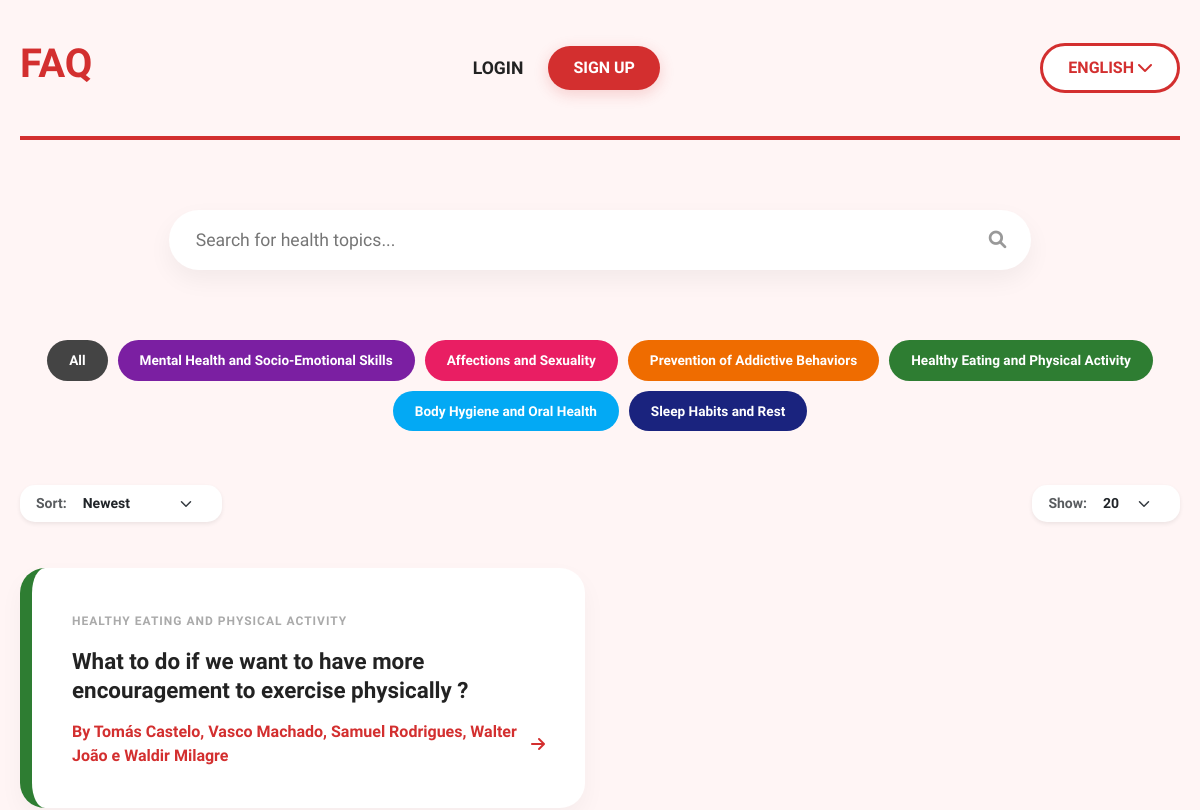
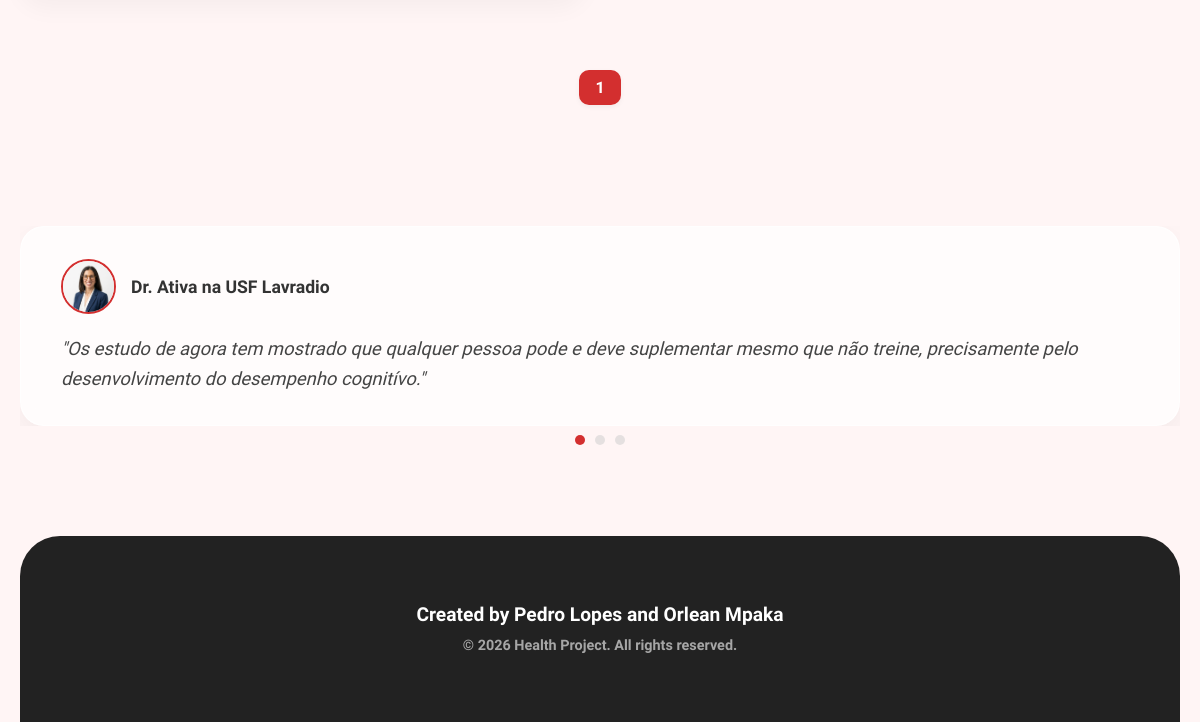
/?category=4&per_page=20, run on an earlier commit of the app's database (2 pictures, top to bottom).
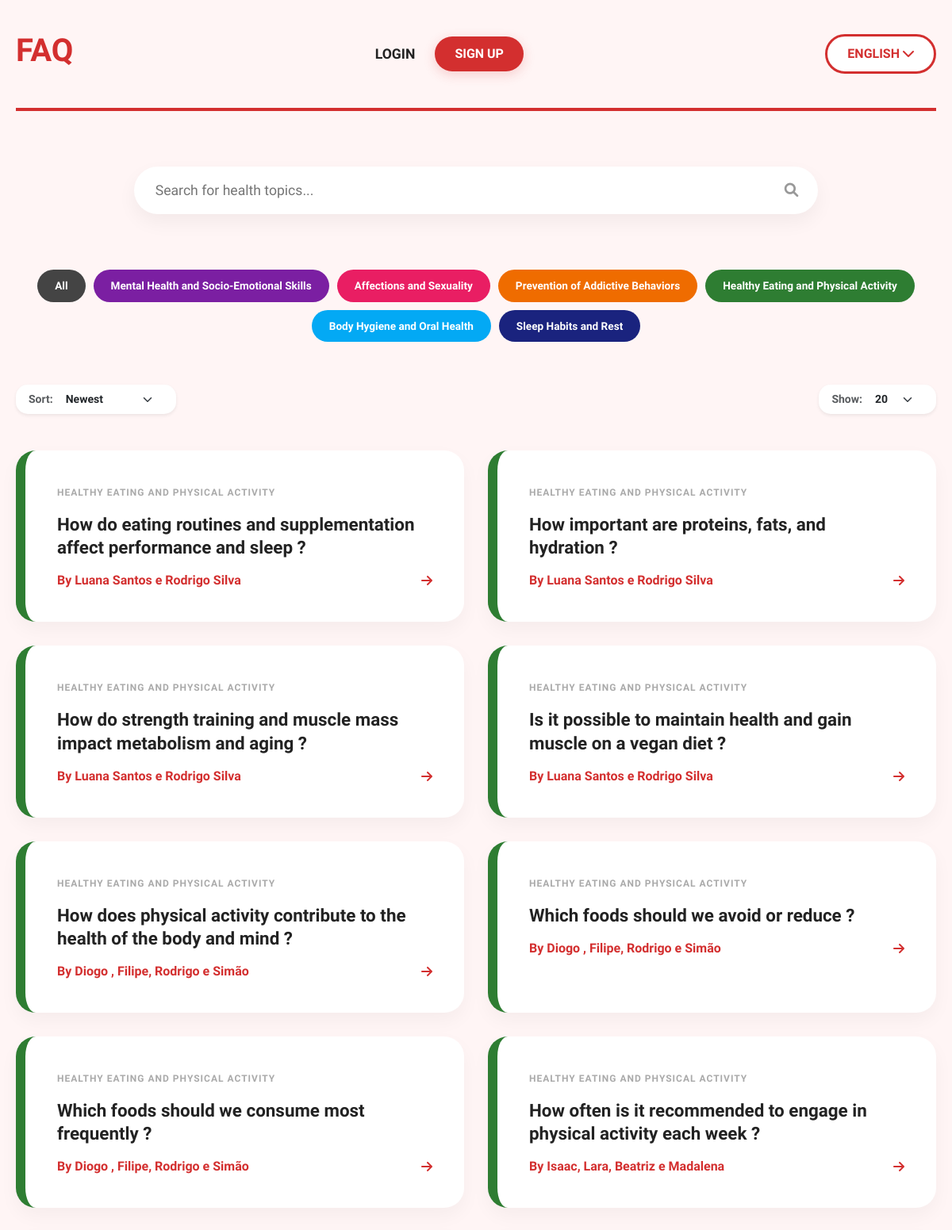
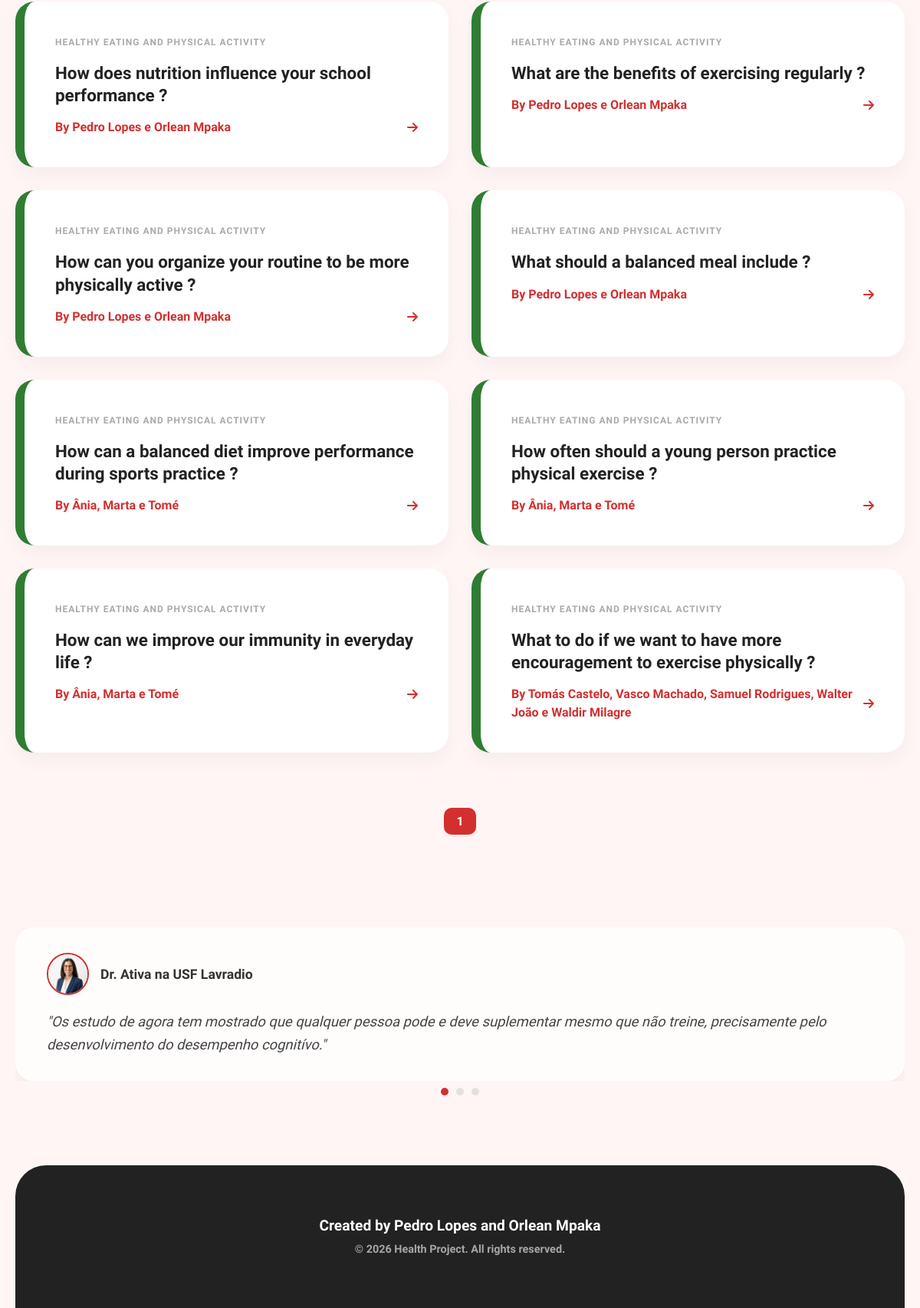
And on a later commit of the database (2 pictures, top to bottom).
### tables this page shows
CREATE TABLE questions (
        id_question INTEGER PRIMARY KEY AUTOINCREMENT,
        id_group INTEGER,
        id_category INTEGER,
        question TEXT,
        answer TEXT,
        pergunta TEXT,
        resposta TEXT,
        votes INTEGER DEFAULT 0,
        FOREIGN KEY (id_category) REFERENCES categories(id_category),
        FOREIGN KEY (id_group) REFERENCES groups(id_group));

CREATE TABLE categories (
        id_category INTEGER PRIMARY KEY AUTOINCREMENT,
        name TEXT NOT NULL UNIQUE,
        nome TEXT NOT NULL UNIQUE);

CREATE TABLE groups (
        id_group INTEGER PRIMARY KEY AUTOINCREMENT,
        name TEXT NOT NULL,
        grade TEXT DEFAULT NULL);

### app.py (the view)
@app.route('/', methods=['GET'])
def home():
    category_id = request.args.get('category', type=int)
    current_page = request.args.get('page', 1, type=int)
    per_page = request.args.get('per_page', 20, type=int)
    sort_by = request.args.get('sort', 'newest')
    search_query = request.args.get('q', default='')
    total_questions = get_count_questions_en(category_id=category_id, search_query=search_query)
    total_pages = math.ceil(total_questions / per_page)
    questions = get_questions_en(per_page=per_page, current_page=current_page,
                                    category_id=category_id, sort_by=sort_by, search_query=search_query)
    if current_user.is_authenticated:
        user_id = current_user.id
        role_data = get_role_current_user(user_id)
        role = role_data[0] if role_data else 2
    else:
        role = 2
    return render_template('home.html',questions=questions,
                            total_pages=total_pages,
                            current_page=current_page,
                            selected_category=category_id,
                            per_page=per_page,
                            sort_by=sort_by,
                            search_query=search_query,
                            role=role)

### dbqueries.py (called while the page is built)
def get_count_questions_en(category_id=None, search_query=None):
    with sqlite3.connect(DBFILE) as conn:
        cursor = conn.cursor()
        sql = 'SELECT COUNT(*) FROM questions WHERE 1=1'
        params = []
        if category_id:
            sql += ' AND id_category = ?'
            params.append(category_id)
        if search_query:
            sql += ' AND question LIKE ?'
            params.append(f"%{search_query}%")
        cursor.execute(sql, tuple(params))
        return cursor.fetchone()[0]

### templates/home.html (shortened to what this page needs)
<!DOCTYPE html>
<html lang="en">
<head>
    <link href="https://cdn.jsdelivr.net/npm/bootstrap@5.3.3/dist/css/bootstrap.min.css" rel="stylesheet">
    <link rel="stylesheet" href="https://cdnjs.cloudflare.com/ajax/libs/font-awesome/6.0.0/css/all.min.css">
    <link rel="stylesheet" href="static/css/style-home.css">
</head>
<body>
    <div id="main-content-wrapper">
        <main class="container-layout">
            <nav class="nav-bar">
                <a href="{{ url_for('home') }}" class="logo-link">
                    <h2 class="logo">FAQ</h2>
                </a>
                {% if not current_user.is_authenticated %}
                <div class="auth-buttons">
                    <a href="{{ url_for('login_page') }}" class="login-text">LOGIN</a>
                    <a href="{{ url_for('register') }}" class="signup-btn">SIGN UP</a>
                </div>
                {% endif %}
                <div class="lang-selector">
                    <span>ENGLISH</span> <i class="fa-solid fa-chevron-down"></i>
                </div>
            </nav>
            <section class="search-section">
                <form method="GET" action="/" id="search-form" class="w-100">
                    <div class="search-wrapper" style="position: relative;">
                        <input type="text" name="q" id="search-input" placeholder="Search for health topics..."
                            class="search-input" value="{{ search_query }}" autocomplete="off">
                    </div>
                </form>
            </section>
            <section class="category-area mb-4">
                <a href="{{ url_for('home', per_page=per_page) }}"
                class="btn-cat btn-all {% if not selected_category %}active{% endif %}">
                All
                </a>
                <a href="{{ url_for('home', category=1, per_page=per_page) }}"
                class="btn-cat btn-mental {% if selected_category == 1 %}active{% endif %}">
                Mental Health and Socio-Emotional Skills
                </a>
                <a href="{{ url_for('home', category=2, per_page=per_page) }}"
                class="btn-cat btn-sexuality {% if selected_category == 2 %}active{% endif %}">
                Affections and Sexuality
                </a>
                <a href="{{ url_for('home', category=3, per_page=per_page) }}"
                class="btn-cat btn-addictive {% if selected_category == 3 %}active{% endif %}">
                Prevention of Addictive Behaviors
                </a>
                <a href="{{ url_for('home', category=4, per_page=per_page) }}"
                class="btn-cat btn-nutrition {% if selected_category == 4 %}active{% endif %}">
                Healthy Eating and Physical Activity
                </a>
                <a href="{{ url_for('home', category=5, per_page=per_page) }}"
                class="btn-cat btn-hygiene {% if selected_category == 5 %}active{% endif %}">
                Body Hygiene and Oral Health
                </a>
                <a href="{{ url_for('home', category=6, per_page=per_page) }}"
                class="btn-cat btn-sleep {% if selected_category == 6 %}active{% endif %}">
                Sleep Habits and Rest
                </a>
            </section>
            <div class="d-flex justify-content-between align-items-center mb-3" style="grid-column: 1 / 9;">
                <form method="GET" action="/" class="d-flex align-items-center bg-white px-3 py-1 shadow-sm" style="border-radius: 15px;">
                    <label for="sort" class="me-2 small fw-bold text-muted">Sort:</label>
                    <select name="sort" id="sort" onchange="this.form.submit()" class="form-select form-select-sm border-0" style="width: auto; cursor: pointer; font-weight: 700;">
                        <option value="newest" {% if sort_by == 'newest' %}selected{% endif %}>Newest</option>
                    </select>
                </form>
                <form method="GET" action="/" class="d-flex align-items-center bg-white px-3 py-1 shadow-sm" style="border-radius: 15px;">
                    <label for="per_page" class="me-2 small fw-bold text-muted">Show:</label>
                    <select name="per_page" id="per_page" onchange="this.form.submit()" class="form-select form-select-sm border-0" style="width: auto; cursor: pointer; font-weight: 700;">
                        <option value="20" {% if per_page == 20 %}selected{% endif %}>20</option>
                    </select>
                </form>
            </div>
            <section class="faq-section">
            {% include 'partials/faq_cards.html' %}
            </section>
            <nav class="pagination-wrapper mt-5" style="grid-column: 1 / 9;">
                <ul class="pagination-list d-flex justify-content-center list-unstyled gap-2">
                    {% set start = [current_page - 2, 1]|max %}
                    {% set end = [start + 4, total_pages]|min %}
                    {% set start = [end - 4, 1]|max %}
                    {% for p in range(start, end + 1) %}
                        {% if p > 0 %}
                        <li>
                            <a href="{{ url_for('home', page=p, category=selected_category, per_page=per_page, sort=sort_by) }}"
                            class="pagi-num {% if p == current_page %}active{% endif %}">
                                {{ p }}
                            </a>
                        </li>
                        {% endif %}
                    {% endfor %}
                </ul>
            </nav>
            <section class="quote-area">
                <div id="quoteCarousel" class="carousel slide" data-bs-ride="carousel" data-bs-interval="5000">
                    <div class="carousel-indicators custom-indicators">
                        <button type="button" data-bs-target="#quoteCarousel" data-bs-slide-to="0" class="active"></button>
                        <button type="button" data-bs-target="#quoteCarousel" data-bs-slide-to="1"></button>
                        <button type="button" data-bs-target="#quoteCarousel" data-bs-slide-to="2"></button>
                    </div>
                    <div class="carousel-inner">
                        <div class="carousel-item active">
                            <div class="flying-card">
                                <div class="card-header-quote">
                                    <img src="{{ url_for('static', filename='doctor.png') }}" alt="Doctor" class="doctor-photo" onerror="this.src='https://i.pravatar.cc/150?u=doc1'">
                                    <span class="doctor-name">Dr. Ativa na USF Lavradio</span>
                                </div>
                                <p class="quote-text">"Os estudo de agora tem mostrado que qualquer pessoa pode e deve suplementar mesmo que não treine, precisamente pelo desenvolvimento do desempenho cognitívo."</p>
                            </div>
                        </div>
                    </div>
                </div>
            </section>
            <footer class="main-footer">
                <div class="footer-content">
                    <p>Created by Pedro Lopes and Orlean Mpaka</p>
                    <p class="copyright">© 2026 Health Project. All rights reserved.</p>
                </div>
            </footer>
        </main>
    </div>
</body>
</html>

### templates/partials/faq_cards.html
{% for q_id, question, answer, group, category, votes in questions %}
    {% set border_class = "border-gray" %}
    {% if selected_category == 1 %}{% set border_class = "border-mental" %}
    {% elif selected_category == 2 %}{% set border_class = "border-sexuality" %}
    {% elif selected_category == 3 %}{% set border_class = "border-addictive" %}
    {% elif selected_category == 4 %}{% set border_class = "border-nutrition" %}
    {% elif selected_category == 5 %}{% set border_class = "border-hygiene" %}
    {% elif selected_category == 6 %}{% set border_class = "border-sleep" %}
    {% endif %}
    <div class="faq-card {{ border_class }}" data-bs-toggle="modal" data-bs-target="#modal{{ loop.index }}">
        <div class="card-body">
            <span class="category-tag-small">{{ category }}</span>
            <h3 class="question-text">{{ question }}</h3>
            <div class="card-footer-info">
                <span>By {{ group }}</span>
                <i class="fa-solid fa-arrow-right"></i>
            </div>
        </div>
    </div>
{% else %}
    <div class="text-center w-100 py-5" style="grid-column: 1 / 9;">
        <p class="text-muted fs-5">No health topics found matching your search.</p>
    </div>
{% endfor %}

What changed in the data, as far as the page shows it:
added questions: name "HEALTHY EATING AND PHYSICAL ACTIVITY", question "How do eating routines and supplementation affect performance and sleep ?", name "Luana Santos e Rodrigo Silva"
added questions: name "HEALTHY EATING AND PHYSICAL ACTIVITY", question "How important are proteins, fats, and hydration ?", name "Luana Santos e Rodrigo Silva"
added questions: name "HEALTHY EATING AND PHYSICAL ACTIVITY", question "How do strength training and muscle mass impact metabolism and aging ?", name "Luana Santos e Rodrigo Silva"
added questions: name "HEALTHY EATING AND PHYSICAL ACTIVITY", question "Is it possible to maintain health and gain muscle on a vegan diet ?", name "Luana Santos e Rodrigo Silva"
added questions: name "HEALTHY EATING AND PHYSICAL ACTIVITY", question "How does physical activity contribute to the health of the body and mind ?", name "Diogo , Filipe, Rodrigo e Simão"
added questions: name "HEALTHY EATING AND PHYSICAL ACTIVITY", question "Which foods should we avoid or reduce ?", name "Diogo , Filipe, Rodrigo e Simão"
added questions: name "HEALTHY EATING AND PHYSICAL ACTIVITY", question "Which foods should we consume most frequently ?", name "Diogo , Filipe, Rodrigo e Simão"
added questions: name "HEALTHY EATING AND PHYSICAL ACTIVITY", question "How often is it recommended to engage in physical activity each week ?", name "Isaac, Lara, Beatriz e Madalena"
added questions: name "HEALTHY EATING AND PHYSICAL ACTIVITY", question "How does nutrition influence your school performance ?", name "Pedro Lopes e Orlean Mpaka"
added questions: name "HEALTHY EATING AND PHYSICAL ACTIVITY", question "What are the benefits of exercising regularly ?", name "Pedro Lopes e Orlean Mpaka"
added questions: name "HEALTHY EATING AND PHYSICAL ACTIVITY", question "How can you organize your routine to be more physically active ?", name "Pedro Lopes e Orlean Mpaka"
added questions: name "HEALTHY EATING AND PHYSICAL ACTIVITY", question "What should a balanced meal include ?", name "Pedro Lopes e Orlean Mpaka"
added questions: name "HEALTHY EATING AND PHYSICAL ACTIVITY", question "How can a balanced diet improve performance during sports practice ?", name "Ânia, Marta e Tomé"
added questions: name "HEALTHY EATING AND PHYSICAL ACTIVITY", question "How often should a young person practice physical exercise ?", name "Ânia, Marta e Tomé"
added questions: name "HEALTHY EATING AND PHYSICAL ACTIVITY", question "How can we improve our immunity in everyday life ?", name "Ânia, Marta e Tomé"
